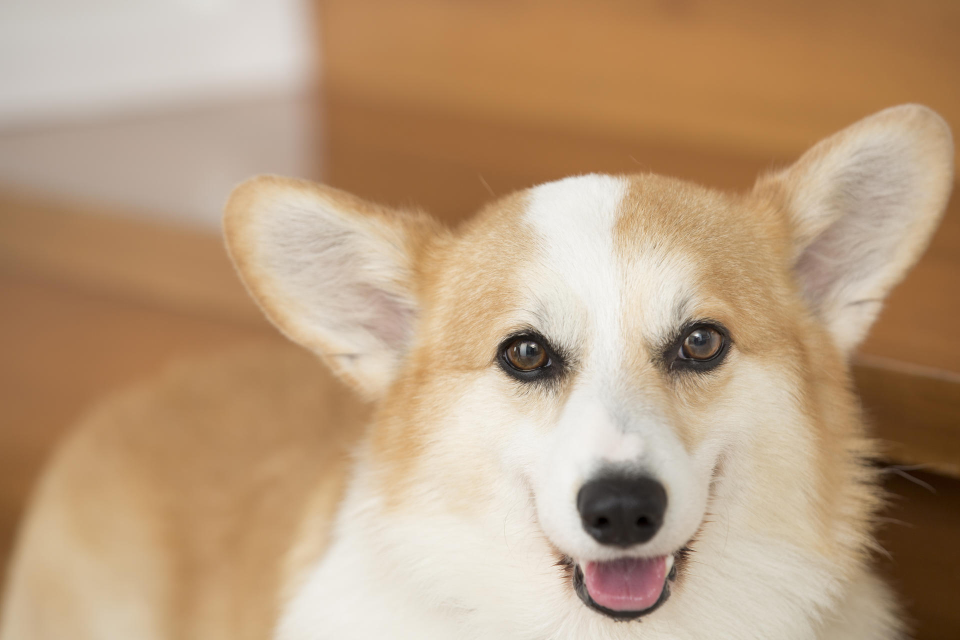
#> input picture 3월/data/dogLarge.jpg, 1920 x 1280 px (shown at 1/2 size)
$ jupyter execute '[2023-03-08]사진 사이즈 조절하기.ipynb'
#> lines starting #> are read from the running program, lines starting #| are printed output that depends on the picture
## 이미지의 사이즈 조절하기

### opencv 사용

### 목표
* 이미지의 크기가 다 다른 이미지를 가져와서 이미지가 640X480보다 크면 사이즈를 줄이고 그것보다 작다면 원본 그대로 출력
* 이미지의 크기를 가져오는 방법
* 이미지를 줄이는 방법

[cell 1]
# 필요 패키지 실행
import cv2
import numpy as np
import random

[cell 2]
# 이미지 불러오기
img1 = cv2.imread('./data/dogLarge.jpg')
#> img1 is the input picture: shape (1280, 1920, 3); mean B, G, R 127, 157.1, 186.1

[cell 3]
# shape정보에서 (세로길이, 가로길이, 색) 순임을 잘 기억해 둔다
imgSize = img1.shape
#> imgSize = (1280, 1920, 3)
print(imgSize)
#| (1280, 1920, 3)

[cell 4]
# 이미지의 정보형식은 튜플형태이다
print(type(imgSize))
#| <class 'tuple'>

[cell 5]
# 튜플형태의 데이터 인덱스 보기
print(imgSize[0], imgSize[1])
#| 1280 1920

[cell 6]
# 조건문을 통해 이미지를 조정하기
# resize함수 사용
if imgSize[0] > 480 or imgSize[1] > 640:
    img1 = cv2.resize(img1, dsize = (640, 480), interpolation = cv2.INTER_AREA)
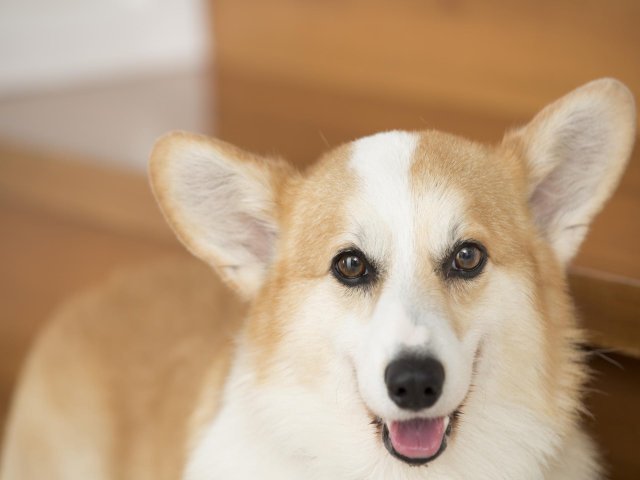
#> img1: shape (480, 640, 3); mean B, G, R 127, 157.1, 186.1

cv2.imshow('img', img1)
cv2.waitKey(0)
